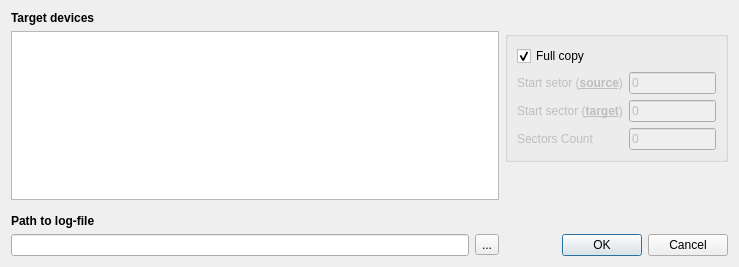
<?xml version="1.0" encoding="UTF-8"?>
<ui version="4.0">
 <class>PhysicalDialog</class>
 <widget class="QDialog" name="PhysicalDialog">
  <property name="geometry">
   <rect>
    <x>0</x>
    <y>0</y>
    <width>739</width>
    <height>267</height>
   </rect>
  </property>
  <property name="windowTitle">
   <string>Dialog</string>
  </property>
  <layout class="QGridLayout" name="gridLayout_4">
   <item row="0" column="0">
    <layout class="QVBoxLayout" name="verticalLayout_6">
     <item>
      <widget class="QLabel" name="TargetText">
       <property name="font">
        <font>
         <weight>75</weight>
         <bold>true</bold>
        </font>
       </property>
       <property name="text">
        <string>Target devices</string>
       </property>
      </widget>
     </item>
     <item>
      <layout class="QGridLayout" name="gridLayout_3">
       <property name="sizeConstraint">
        <enum>QLayout::SetMaximumSize</enum>
       </property>
       <item row="0" column="0">
        <layout class="QVBoxLayout" name="verticalLayout_2">
         <item>
          <widget class="TargetTableView" name="DeviceTable"/>
         </item>
         <item>
          <layout class="QVBoxLayout" name="verticalLayout">
           <item>
            <spacer name="verticalSpacer_2">
             <property name="orientation">
              <enum>Qt::Vertical</enum>
             </property>
             <property name="sizeHint" stdset="0">
              <size>
               <width>488</width>
               <height>31</height>
              </size>
             </property>
            </spacer>
           </item>
           <item>
            <widget class="QLabel" name="label_4">
             <property name="text">
              <string>&lt;html&gt;&lt;head/&gt;&lt;body&gt;&lt;p&gt;&lt;span style=&quot; font-weight:600;&quot;&gt;Path to log-file&lt;/span&gt;&lt;/p&gt;&lt;/body&gt;&lt;/html&gt;</string>
             </property>
            </widget>
           </item>
           <item>
            <layout class="QHBoxLayout" name="horizontalLayout_2">
             <item>
              <widget class="QLineEdit" name="PathToLog"/>
             </item>
             <item>
              <widget class="QToolButton" name="pathlButton">
               <property name="text">
                <string>...</string>
               </property>
              </widget>
             </item>
            </layout>
           </item>
          </layout>
         </item>
        </layout>
       </item>
       <item row="0" column="1">
        <layout class="QVBoxLayout" name="verticalLayout_5">
         <item>
          <layout class="QVBoxLayout" name="verticalLayout_4">
           <item>
            <widget class="QGroupBox" name="groupBox">
             <property name="title">
              <string/>
             </property>
             <property name="flat">
              <bool>false</bool>
             </property>
             <property name="checkable">
              <bool>false</bool>
             </property>
             <layout class="QGridLayout" name="gridLayout_2">
              <item row="0" column="0">
               <widget class="QSplitter" name="splitter">
                <property name="orientation">
                 <enum>Qt::Vertical</enum>
                </property>
                <widget class="QWidget" name="layoutWidget">
                 <layout class="QVBoxLayout" name="verticalLayout_3">
                  <item>
                   <widget class="QCheckBox" name="checkBox">
                    <property name="text">
                     <string>Full copy</string>
                    </property>
                    <property name="checked">
                     <bool>true</bool>
                    </property>
                   </widget>
                  </item>
                  <item>
                   <layout class="QGridLayout" name="gridLayout">
                    <item row="0" column="0">
                     <widget class="QLabel" name="label">
                      <property name="enabled">
                       <bool>false</bool>
                      </property>
                      <property name="text">
                       <string>&lt;html&gt;&lt;head/&gt;&lt;body&gt;&lt;p&gt;Start setor (&lt;span style=&quot; font-weight:600; text-decoration: underline;&quot;&gt;source&lt;/span&gt;)&lt;/p&gt;&lt;/body&gt;&lt;/html&gt;</string>
                      </property>
                     </widget>
                    </item>
                    <item row="0" column="1">
                     <widget class="QLineEdit" name="SourceStartSector">
                      <property name="enabled">
                       <bool>false</bool>
                      </property>
                      <property name="text">
                       <string>0</string>
                      </property>
                     </widget>
                    </item>
                    <item row="1" column="0">
                     <widget class="QLabel" name="label_2">
                      <property name="enabled">
                       <bool>false</bool>
                      </property>
                      <property name="text">
                       <string>&lt;html&gt;&lt;head/&gt;&lt;body&gt;&lt;p&gt;Start sector (&lt;span style=&quot; font-weight:600; text-decoration: underline;&quot;&gt;target&lt;/span&gt;)&lt;/p&gt;&lt;/body&gt;&lt;/html&gt;</string>
                      </property>
                     </widget>
                    </item>
                    <item row="1" column="1">
                     <widget class="QLineEdit" name="TargetStartSector">
                      <property name="enabled">
                       <bool>false</bool>
                      </property>
                      <property name="text">
                       <string>0</string>
                      </property>
                     </widget>
                    </item>
                    <item row="2" column="0">
                     <widget class="QLabel" name="label_3">
                      <property name="enabled">
                       <bool>false</bool>
                      </property>
                      <property name="text">
                       <string>Sectors Count</string>
                      </property>
                     </widget>
                    </item>
                    <item row="2" column="1">
                     <widget class="QLineEdit" name="SectorsCount">
                      <property name="enabled">
                       <bool>false</bool>
                      </property>
                      <property name="text">
                       <string>0</string>
                      </property>
                     </widget>
                    </item>
                   </layout>
                  </item>
                 </layout>
                </widget>
               </widget>
              </item>
             </layout>
            </widget>
           </item>
           <item>
            <spacer name="verticalSpacer">
             <property name="orientation">
              <enum>Qt::Vertical</enum>
             </property>
             <property name="sizeHint" stdset="0">
              <size>
               <width>20</width>
               <height>40</height>
              </size>
             </property>
            </spacer>
           </item>
          </layout>
         </item>
         <item>
          <spacer name="verticalSpacer_3">
           <property name="orientation">
            <enum>Qt::Vertical</enum>
           </property>
           <property name="sizeHint" stdset="0">
            <size>
             <width>20</width>
             <height>40</height>
            </size>
           </property>
          </spacer>
         </item>
         <item>
          <layout class="QHBoxLayout" name="horizontalLayout">
           <item>
            <spacer name="horizontalSpacer">
             <property name="orientation">
              <enum>Qt::Horizontal</enum>
             </property>
             <property name="sizeHint" stdset="0">
              <size>
               <width>40</width>
               <height>20</height>
              </size>
             </property>
            </spacer>
           </item>
           <item>
            <widget class="QPushButton" name="okButton">
             <property name="text">
              <string>OK</string>
             </property>
            </widget>
           </item>
           <item>
            <widget class="QPushButton" name="cancelButton">
             <property name="text">
              <string>Cancel</string>
             </property>
            </widget>
           </item>
          </layout>
         </item>
        </layout>
       </item>
      </layout>
     </item>
    </layout>
   </item>
  </layout>
 </widget>
 <customwidgets>
  <customwidget>
   <class>TargetTableView</class>
   <extends>QTableView</extends>
   <header>devicetableview.h</header>
  </customwidget>
 </customwidgets>
 <resources/>
 <connections>
  <connection>
   <sender>okButton</sender>
   <signal>clicked()</signal>
   <receiver>PhysicalDialog</receiver>
   <slot>accept()</slot>
   <hints>
    <hint type="sourcelabel">
     <x>644</x>
     <y>253</y>
    </hint>
    <hint type="destinationlabel">
     <x>233</x>
     <y>29</y>
    </hint>
   </hints>
  </connection>
  <connection>
   <sender>cancelButton</sender>
   <signal>clicked()</signal>
   <receiver>PhysicalDialog</receiver>
   <slot>reject()</slot>
   <hints>
    <hint type="sourcelabel">
     <x>725</x>
     <y>253</y>
    </hint>
    <hint type="destinationlabel">
     <x>197</x>
     <y>125</y>
    </hint>
   </hints>
  </connection>
  <connection>
   <sender>checkBox</sender>
   <signal>clicked(bool)</signal>
   <receiver>SourceStartSector</receiver>
   <slot>setDisabled(bool)</slot>
   <hints>
    <hint type="sourcelabel">
     <x>559</x>
     <y>53</y>
    </hint>
    <hint type="destinationlabel">
     <x>659</x>
     <y>79</y>
    </hint>
   </hints>
  </connection>
  <connection>
   <sender>checkBox</sender>
   <signal>clicked(bool)</signal>
   <receiver>label</receiver>
   <slot>setDisabled(bool)</slot>
   <hints>
    <hint type="sourcelabel">
     <x>541</x>
     <y>51</y>
    </hint>
    <hint type="destinationlabel">
     <x>541</x>
     <y>73</y>
    </hint>
   </hints>
  </connection>
  <connection>
   <sender>checkBox</sender>
   <signal>clicked(bool)</signal>
   <receiver>label_2</receiver>
   <slot>setDisabled(bool)</slot>
   <hints>
    <hint type="sourcelabel">
     <x>600</x>
     <y>50</y>
    </hint>
    <hint type="destinationlabel">
     <x>600</x>
     <y>109</y>
    </hint>
   </hints>
  </connection>
  <connection>
   <sender>checkBox</sender>
   <signal>clicked(bool)</signal>
   <receiver>TargetStartSector</receiver>
   <slot>setDisabled(bool)</slot>
   <hints>
    <hint type="sourcelabel">
     <x>661</x>
     <y>50</y>
    </hint>
    <hint type="destinationlabel">
     <x>663</x>
     <y>106</y>
    </hint>
   </hints>
  </connection>
  <connection>
   <sender>checkBox</sender>
   <signal>clicked(bool)</signal>
   <receiver>label_3</receiver>
   <slot>setDisabled(bool)</slot>
   <hints>
    <hint type="sourcelabel">
     <x>624</x>
     <y>47</y>
    </hint>
    <hint type="destinationlabel">
     <x>580</x>
     <y>133</y>
    </hint>
   </hints>
  </connection>
  <connection>
   <sender>checkBox</sender>
   <signal>clicked(bool)</signal>
   <receiver>SectorsCount</receiver>
   <slot>setDisabled(bool)</slot>
   <hints>
    <hint type="sourcelabel">
     <x>689</x>
     <y>50</y>
    </hint>
    <hint type="destinationlabel">
     <x>694</x>
     <y>130</y>
    </hint>
   </hints>
  </connection>
  <connection>
   <sender>DeviceTable</sender>
   <signal>clicked(QModelIndex)</signal>
   <receiver>PhysicalDialog</receiver>
   <slot>OnSelectTarget(QModelIndex)</slot>
   <hints>
    <hint type="sourcelabel">
     <x>294</x>
     <y>155</y>
    </hint>
    <hint type="destinationlabel">
     <x>225</x>
     <y>208</y>
    </hint>
   </hints>
  </connection>
  <connection>
   <sender>pathlButton</sender>
   <signal>clicked()</signal>
   <receiver>PhysicalDialog</receiver>
   <slot>OnOpenLogFile()</slot>
   <hints>
    <hint type="sourcelabel">
     <x>489</x>
     <y>243</y>
    </hint>
    <hint type="destinationlabel">
     <x>422</x>
     <y>202</y>
    </hint>
   </hints>
  </connection>
 </connections>
 <slots>
  <slot>OnSelectTarget(QModelIndex)</slot>
  <slot>OnOpenLogFile()</slot>
 </slots>
</ui>
